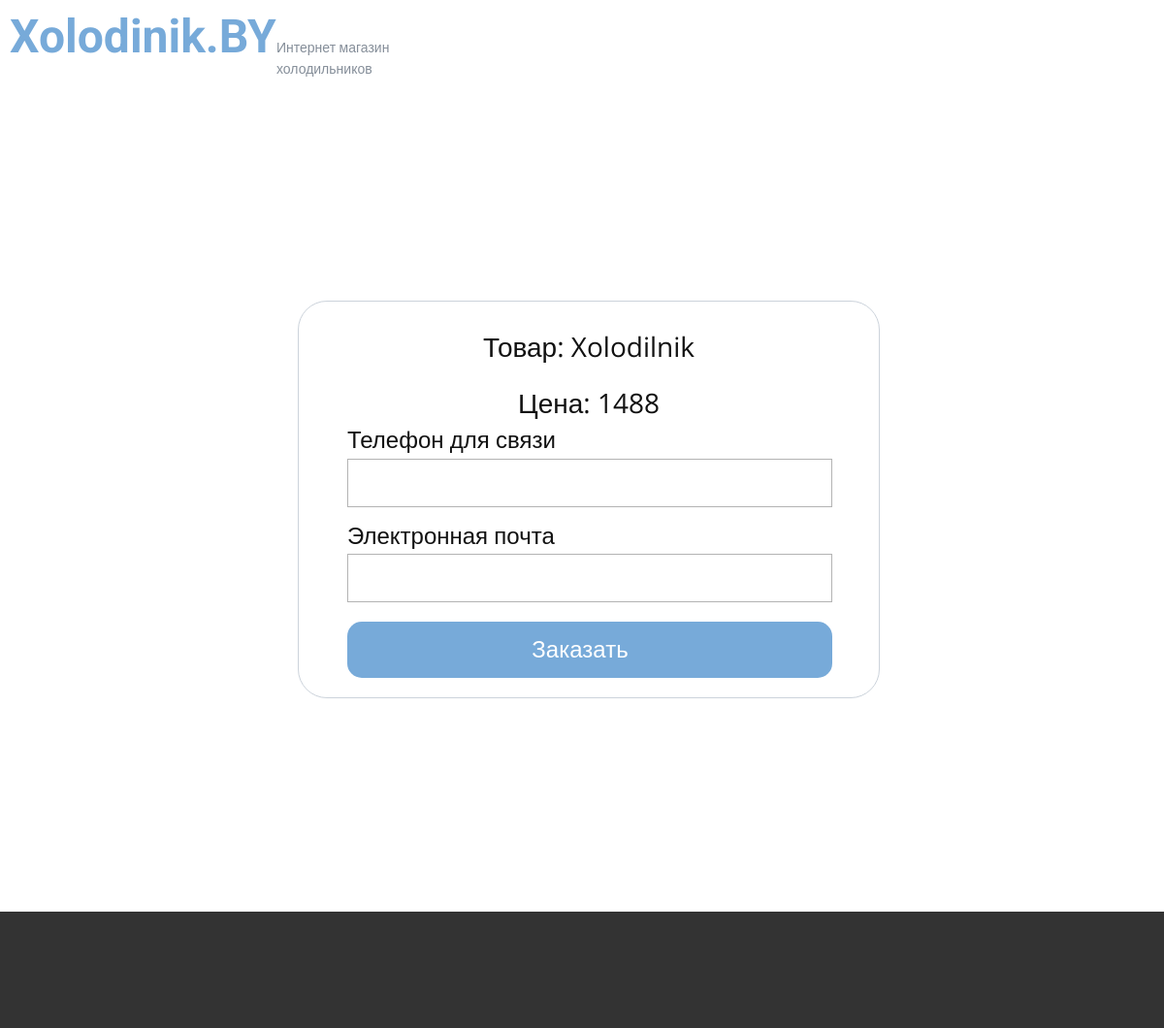
The page /order?id=1 (signed in) on the database as committed earlier.
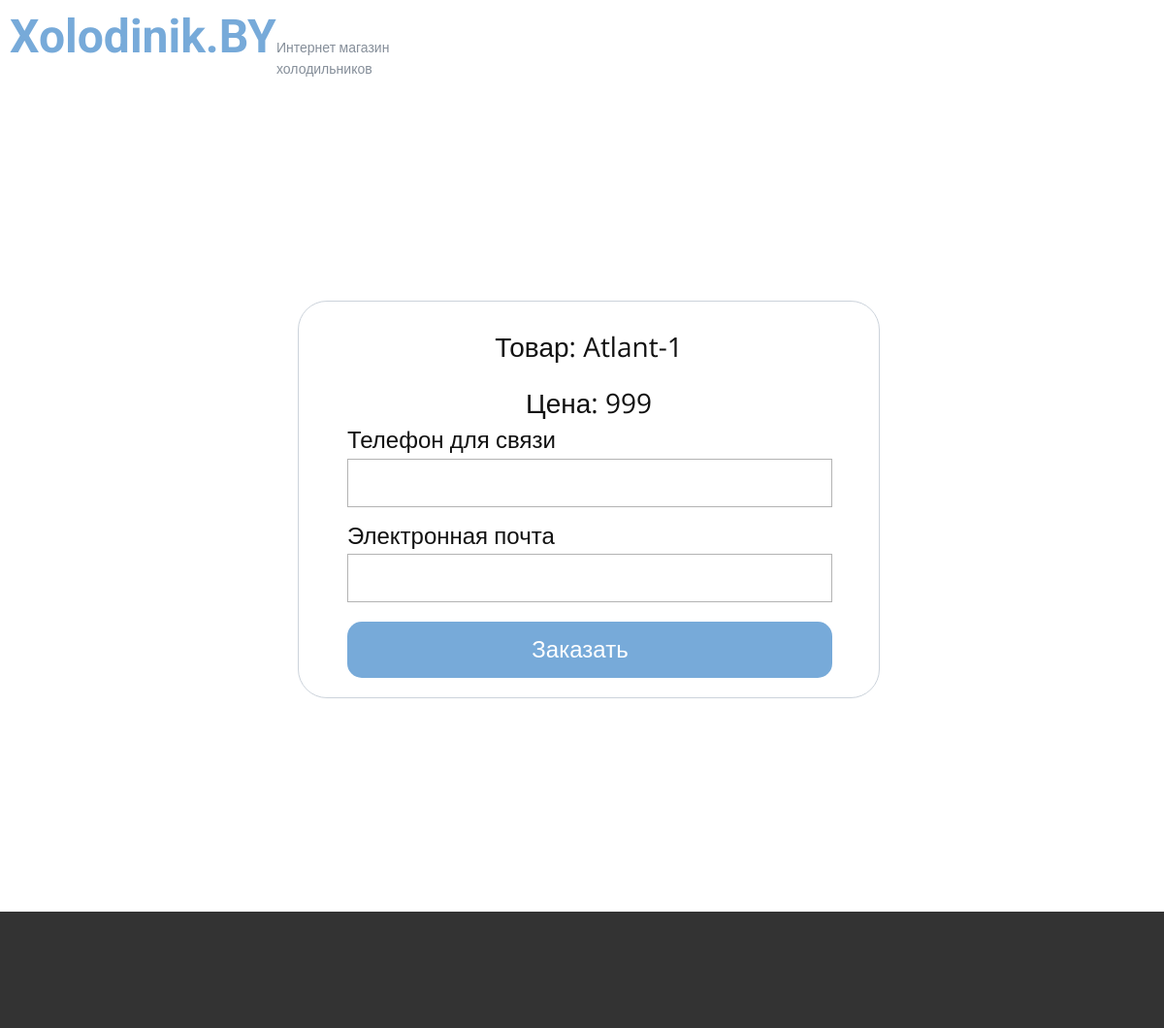
The same page on the database as committed later.
### app.py (models this page shows)
class Prod(db.Model):
    id = db.Column(db.Integer, primary_key=True)
    model = db.Column(db.String(20), nullable=False, unique=True)
    producer = db.Column(db.String(20), nullable=False)
    price = db.Column(db.Integer, nullable=False)
    width = db.Column(db.String(20), nullable=False)
    depth = db.Column(db.String(20), nullable=False)
    height = db.Column(db.String(20), nullable=False)
    weight = db.Column(db.String(20), nullable=False)
    volume = db.Column(db.String(20), nullable=False)
    service = db.Column(db.String(20), nullable=False)
    country = db.Column(db.String(20), nullable=False)
    category = db.Column(db.String(20), nullable=False)
    colling = db.Column(db.String(20), nullable=False)
    color = db.Column(db.String(20), nullable=False)
    energy_efficiency = db.Column(db.String(20), nullable=False)
    compressors = db.Column(db.String(20), nullable=False)
    noise = db.Column(db.String(20), nullable=False)
    handle = db.Column(db.String(20), nullable=False)
    guaranty = db.Column(db.String(20), nullable=False)
    control_unit = db.Column(db.String(20), nullable=False)
    power = db.Column(db.String(20), nullable=False)
    chambers = db.Column(db.String(20), nullable=False)
    doors = db.Column(db.String(20), nullable=False)
    useful_volume = db.Column(db.String(20), nullable=False)
    useful_volume_ref = db.Column(db.String(20), nullable=False)
    useful_volume_freezer = db.Column(db.String(20), nullable=False)
    voltage_frequency = db.Column(db.String(20), nullable=False)
    energy_consumption = db.Column(db.String(20), nullable=False)
    coolant = db.Column(db.String(20), nullable=False)
    series = db.Column(db.String(20), nullable=False)
    temperature = db.Column(db.String(20), nullable=False)
    defrosting_system = db.Column(db.String(20), nullable=False)
    shelves = db.Column(db.String(20), nullable=False)
    barriers = db.Column(db.String(20), nullable=False)
    baskets = db.Column(db.String(20), nullable=False)
    inserts = db.Column(db.String(20), nullable=False)
    stoppers = db.Column(db.String(20), nullable=False)
    freezer_temp = db.Column(db.String(20), nullable=False)
    freezing_capacity = db.Column(db.String(20), nullable=False)
    freezer_parts = db.Column(db.String(20), nullable=False)
    size_without = db.Column(db.String(20), nullable=False)
    size_with = db.Column(db.String(20), nullable=False)
    weight_without = db.Column(db.String(20), nullable=False)
    weight_with = db.Column(db.String(20), nullable=False)
    rating = db.Column(db.Float, nullable=False, default=0.0)
    description = db.Column(db.String(200), nullable=False)
    image_path = db.Column(db.String(50), nullable=False)
    orders = db.relationship('Order', back_populates='prod')
    reviews = db.relationship('Review', back_populates='prod')

### app.py (the view, shortened to what this page needs)
@app.route("/order", methods=["POST", "GET"])
@login_required
def order():
    if current_user.role:
        return redirect("/")
    prod_id = request.args["id"]
    if prod_id.isdigit():
        prod = Prod.query.get(prod_id)
        if prod:
            return render_template("order.html", prod=prod)
    return "404"

### app.py (called while the page is built)
@login_manager.user_loader
def load_user(user_id):
    return User.query.get(int(user_id))

### templates/order.html (shortened to what this page needs)
<!DOCTYPE html>
<html style="font-size: 16px;" lang="ru">
<head>
    <link rel="stylesheet" href="{{ url_for('static', filename='panel.css') }}" media="screen">
    <link rel="stylesheet" href="{{ url_for('static', filename='un.css') }}" media="screen">
</head>
  <body>
<header>
    <div class="head">
        <a class="logo" href="/">Xolodinik.BY</a>
        <p class="logo-text">Интернет магазин<br>холодильников</p>
    </div>
</header>
<section>
    <div class="container" style="display: grid; place-items: center; min-height: 850px;">
        <div class="create-product-container" style="max-height: 450px;">
            <div class="create-product-container-1">
                <p class="text">Товар: {{ prod.model }}</p>
                <p class="text">Цена: {{ prod.price }}</p>
                    <form class="form-1" name="form" method="post">
                        <div class="container-input">
                            <label for="phone">Телефон для связи</label>
                            <input type="text" id="phone" name="phone" class="input" required autocomplete="off">
                        </div>
                        <div class="container-input">
                            <label for="email">Электронная почта</label>
                            <input type="text" id="email" name="email" class="input" required autocomplete="off">
                        </div>
                        <button type="submit">Заказать</button>
                    </form>
                </div>
            </div>
        </div>
</section>
<footer></footer>
</body></html>

Rows that differ between the two databases and show on the page:
changed Prod: model "Xolodilnik" → "Atlant-1"; price "1488" → "999"
